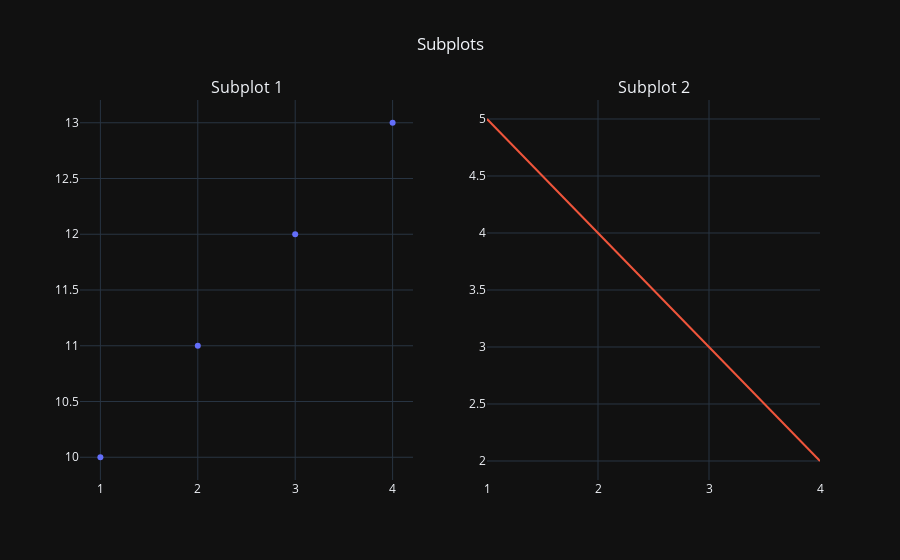

Notebook code cell kept with this figure:
### Markdown cell above
### 设置模版 `template`
`template` 参数用于设置图形布局的模板，这可以应用特定的风格和主题。常用的参数选择有：
- "plotly" (默认): 默认模板，采用 Plotly 经典的白色背景和颜色样式。
- "plotly_dark": 深色主题的模板，适合在暗色环境中查看。
- "ggplot2": 类似于 R 语言中的 ggplot2 图形系统的模板，采用灰色背景。
- "seaborn": 模拟 seaborn Python 库的外观，具有淡蓝色的背景和灰色网格线。
- "simple_white": 简单的白色背景，适用于注重简洁性的图形。
- "plotly_white": 与 "plotly" 模板类似，采用白色背景，但可能有轻微差异。

例：对上面的 `Figure` 使用深色主题。

### Code cell
fig.update_layout(template='plotly_dark')
fig.show()

### Figure 1 — Plotly figure (JSON) as saved in the notebook; plotly's stock layout.template omitted (floating-point values rounded to 4 significant figures)
{"data": [{"mode": "markers", "type": "scatter", "x": [1, 2, 3, 4], "xaxis": "x", "y": [10, 11, 12, 13], "yaxis": "y"}, {"mode": "lines", "type": "scatter", "x": [1, 2, 3, 4], "xaxis": "x2", "y": [5, 4, 3, 2], "yaxis": "y2"}], "layout": {"annotations": [{"font": {"size": 16}, "showarrow": false, "text": "Subplot 1", "x": 0.225, "xanchor": "center", "xref": "paper", "y": 1, "yanchor": "bottom", "yref": "paper"}, {"font": {"size": 16}, "showarrow": false, "text": "Subplot 2", "x": 0.775, "xanchor": "center", "xref": "paper", "y": 1, "yanchor": "bottom", "yref": "paper"}], "showlegend": false, "title": {"text": "Subplots", "x": 0.5}, "xaxis": {"anchor": "y", "domain": [0, 0.45]}, "xaxis2": {"anchor": "y2", "domain": [0.55, 1]}, "yaxis": {"anchor": "x", "domain": [0, 1]}, "yaxis2": {"anchor": "x2", "domain": [0, 1]}}}
